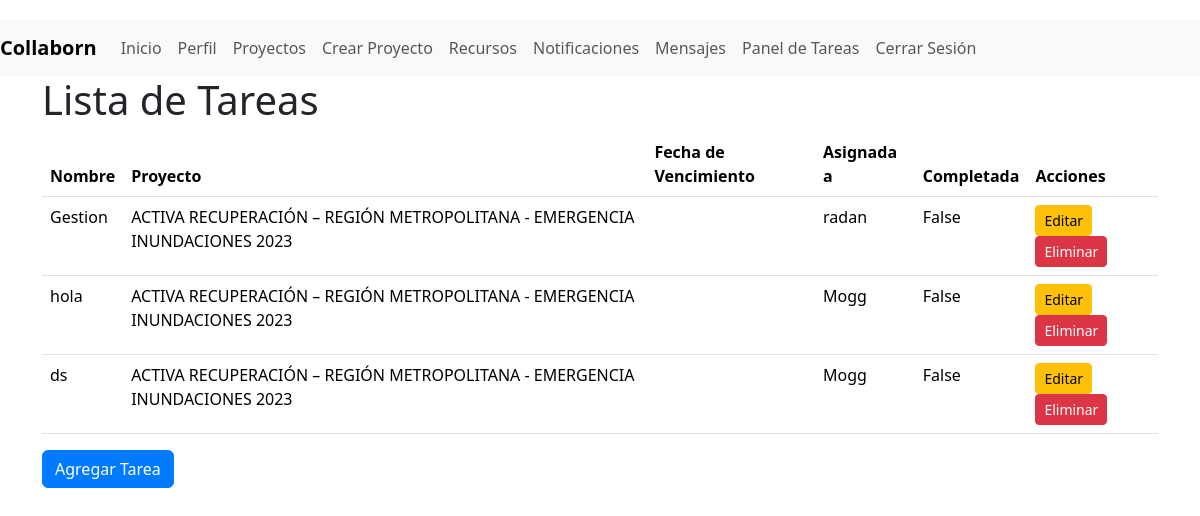
Before: /proyectos/2/tareas/ (signed in) with the older database file.
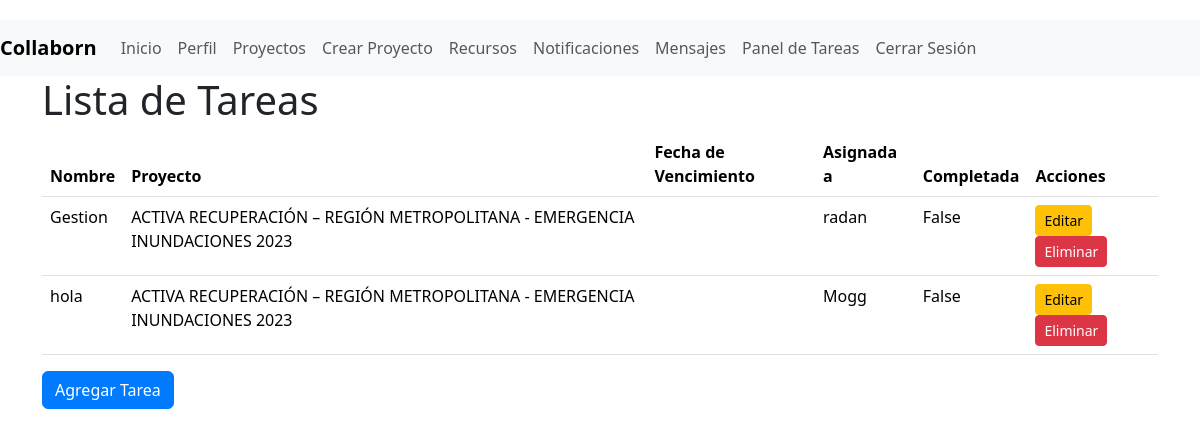
After: the same page with the newer database file.
### myapp/models.py (models this page shows, shortened)
class Tarea(models.Model):
    proyecto = models.ForeignKey(Proyecto, related_name='tareas', on_delete=models.CASCADE)
    nombre = models.CharField(max_length=200)
    descripcion = models.TextField(blank=True, null=True)
    completada = models.BooleanField(default=False)
    fecha_limite = models.DateField(blank=True, null=True)
    asignada_a = models.ForeignKey(User, related_name='tareas_asignadas', on_delete=models.SET_NULL, blank=True, null=True)

class Proyecto(models.Model):
    nombre = models.CharField(max_length=200)
    descripcion = models.TextField()
    fecha_inicio = models.DateField()
    fecha_fin = models.DateField()
    creador = models.ForeignKey(User, related_name='proyectos_creados', on_delete=models.CASCADE)

### myapp/views.py (the view)
# urls.py: path('proyectos/<int:proyecto_id>/tareas/', views.listar_tareas, name='listar_tareas'),
@login_required
def listar_tareas(request, proyecto_id):
    proyecto = get_object_or_404(Proyecto, id=proyecto_id)
    tareas = Tarea.objects.filter(proyecto=proyecto)
    return render(request, 'myapp/listar_tareas.html', {'proyecto': proyecto, 'tareas': tareas})

### myapp/templates/myapp/listar_tareas.html (shortened to what this page needs)
{% extends 'myapp/base.html' %}
{% block content %}
<h1>Lista de Tareas</h1>
<table class="table">
    <thead>
        <tr>
            <th>Nombre</th>
            <th>Proyecto</th>
            <th>Fecha de Vencimiento</th>
            <th>Asignada a</th>
            <th>Completada</th>
            <th>Acciones</th>
        </tr>
    </thead>
    <tbody>
        {% for tarea in tareas %}
        <tr>
            <td>{{ tarea.nombre }}</td>
            <td>{{ tarea.proyecto.nombre }}</td>
            <td>{{ tarea.fecha_vencimiento }}</td>
            <td>{{ tarea.asignada_a }}</td>
            <td>{{ tarea.completada }}</td>
            <td>
                <a href="{% url 'editar_tarea' tarea.id %}" class="btn btn-warning btn-sm">Editar</a>
                <a href="{% url 'eliminar_tarea' tarea.id %}" class="btn btn-danger btn-sm">Eliminar</a>
            </td>
        </tr>
        {% endfor %}
    </tbody>
</table>
<a href="{% url 'agregar_tarea' proyecto.id %}" class="btn btn-primary">Agregar Tarea</a>
{% endblock %}

Changed rows visible on the page:
removed Tarea: nombre "ds", proyecto.nombre "ACTIVA RECUPERACIÓN – REGIÓN METROPOLITANA - EMERGENCIA INUNDACIONES 2023", asignada_a "Mogg", completada "False"
